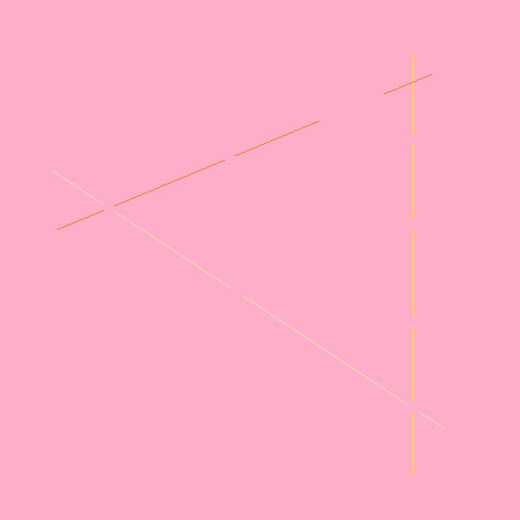
#> input picture homework3/resource/myPainting.png, 520 x 520 px
$ python curve_fitting.py
#> lines starting #> are read from the running program, lines starting #| are printed output that depends on the picture; after the words box and inside, x2 and y2 are one past the last pixel; in counts of white or black regions, pixels touching at a corner belong together
import numpy as np
import matplotlib.pyplot as plt
from PIL import Image
import os
from skimage import io, transform
from collections import Counter


# [25 lines left out: functions leastSquare, ransac, not called in this run]


def houghTransform(X, Y, shape=(520, 520), thre=100):
    def hough_line(img):
        thetas = np.deg2rad(np.arange(-90.0, 90.0))
        width, height = img.shape
        diag_len = int(np.ceil(np.sqrt(width * width + height * height)))
        rhos = np.linspace(-diag_len, diag_len, diag_len * 2)
        cos_t, sin_t = np.cos(thetas), np.sin(thetas)
        num_thetas = len(thetas)
        accumulator = np.zeros((2 * diag_len, num_thetas), dtype=np.uint64)
        y_idxs, x_idxs = np.nonzero(img)
        for i in range(len(x_idxs)):
            x = x_idxs[i]
            y = y_idxs[i]
            for t_idx in range(num_thetas):
                rho = int(round(x * cos_t[t_idx] + y * sin_t[t_idx]) + diag_len)
                accumulator[rho, t_idx] += 1
        return accumulator, thetas, rhos

    image = np.zeros(shape)
    for i in range(Y.shape[0]):
        image[int(X[i][0])][int(Y[i][0])] = 1
    return hough_line(image)


# [43 lines left out: functions simpleHoughTransform, funcTest, not called in this run]


def imageTest():
    def dataGenerator():
        image = Image.open("./resource/myPainting.png").convert("L")
        image = np.array(image)
        newImage = image.copy()
        LoG = np.array([
            [0, 0, -1, 0, 0],
            [0, -1, -2, -1, 0],
            [-1, -2, 16, -2, -1],
            [0, -1, -2, -1, 0],
            [0, 0, -1, 0, 0],
        ])
        data = [[], []]
        for i in range(2, 518):
            for j in range(2, 518):
                log = np.sum(LoG * image[i - 2:i + 3, j - 2:j + 3])
                newImage[i][j] = 0 if log < 127 else 255
                if newImage[i][j] == 255:
                    data[0].append(i)
                    data[1].append(j)
        # newImage = Image.fromarray(newImage)
        # newImage.save("./result/myPainting1.png")
        data = np.array(data).T
        X, Y = np.hstack([data[:, [0]], np.ones((data.shape[0], 1))]), data[:, [1]]
        return X, Y, newImage

    def curveDraw(image, accumulator, thetas, rhos, threshold, path="./result/houghTransform2.png"):
        io.imshow(image)
        row, col = image.shape
        for _, angle, dist in zip(*transform.hough_line_peaks(accumulator, thetas, rhos, threshold=threshold)):
            if angle == 0:
                x = dist
                plt.plot((x, x), (0, row), '-c')
                continue
            y0 = (dist - 0 * np.cos(angle)) / np.sin(angle)
            y1 = (dist - col * np.cos(angle)) / np.sin(angle)
            plt.plot((0, col), (y0, y1), '-c')
        plt.axis((0, col, row, 0))
        plt.savefig(path)
        plt.close()

    X, Y, newImage = dataGenerator()
#> after the loop in dataGenerator, `for i in range(2, 518):`:
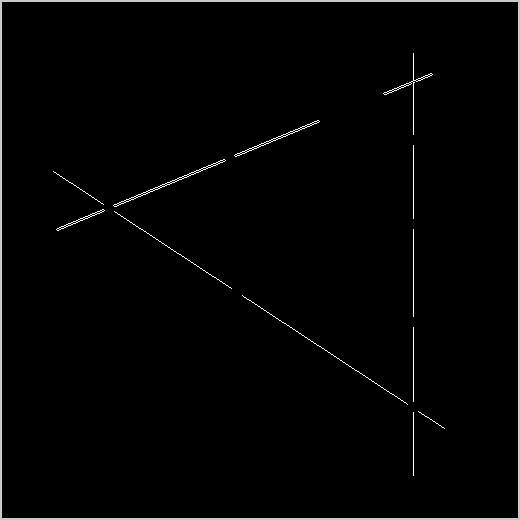
#> newImage: shape (520, 520); min 0, max 255, mean 4.3
#> X = 1328 pairs, first value 53 to 475, second value 1 to 1; Y = 1328 values, max 444 at index 1280, min 53 at index 425, mean 285
    accumulator, thetas, rhos = houghTransform(X, Y)
#> after the loop in houghTransform, `for i in range(Y.shape[0]):`:
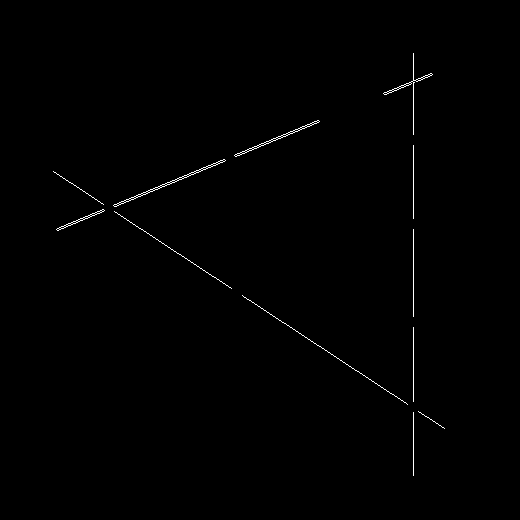
#> image: shape (520, 520) float64; values 0 (black) and 1 (white), 0.49% white in thin lines or dots, all inside (x1, y1, x2, y2) = (53, 53, 445, 476)
#> after the loop in hough_line, `for i in range(len(x_idxs)):`:
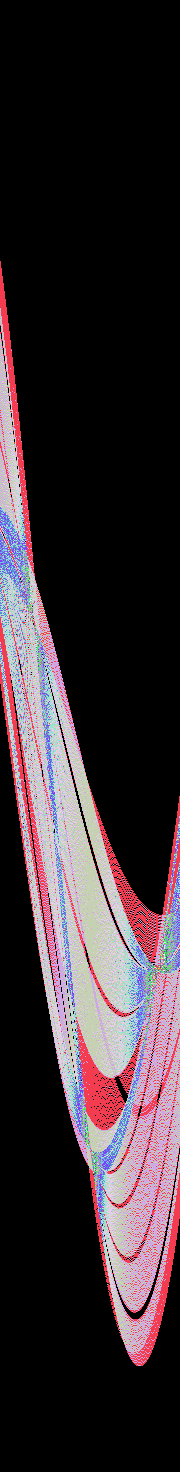
#> accumulator: shape (1472, 180) uint64; 78 distinct labels, from 0 to 382; one colour per label, 0 black
#> thetas = 180 values from -1.57 to 1.55; rhos = 1472 values from -736 to 736
    curveDraw(newImage, accumulator, thetas, rhos, threshold=100)
#> the loop in curveDraw, `for _, angle, dist in zip(*transform.hough_line_peaks(accumulator, the..` made 3 passes
#> (angle, dist, x) on pass 1: (0, 413.8, 413.8)
#> (angle, dist, y0, y1) on passes 2 to 3: (1.17, 235.7, 256, 35.28), (-0.995, -115.6, 137.8, 475.5)
#> in curveDraw, `plt.savefig(path)`:
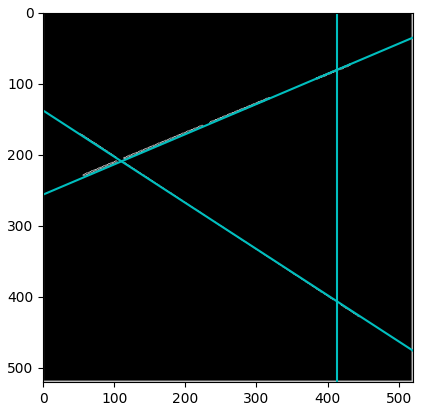
#> figure drawn by matplotlib, 1 panel


if __name__ == "__main__":
    imageTest()
